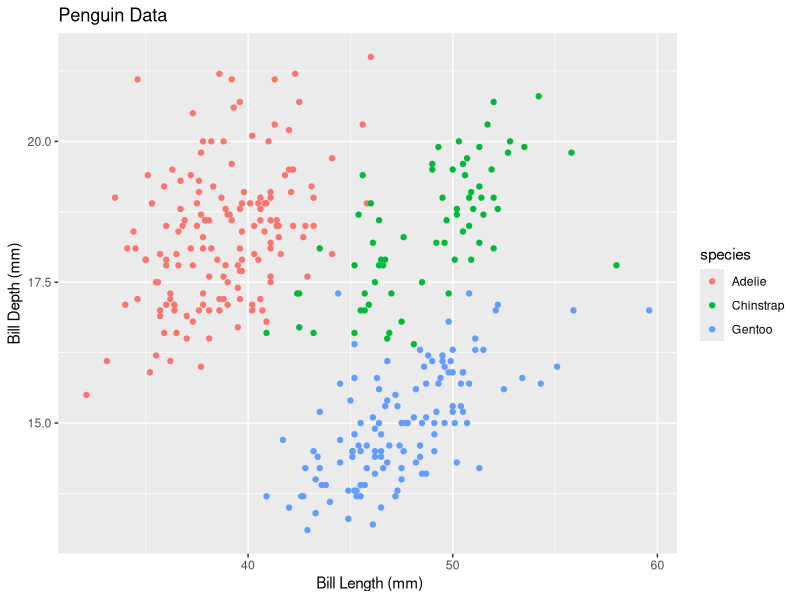
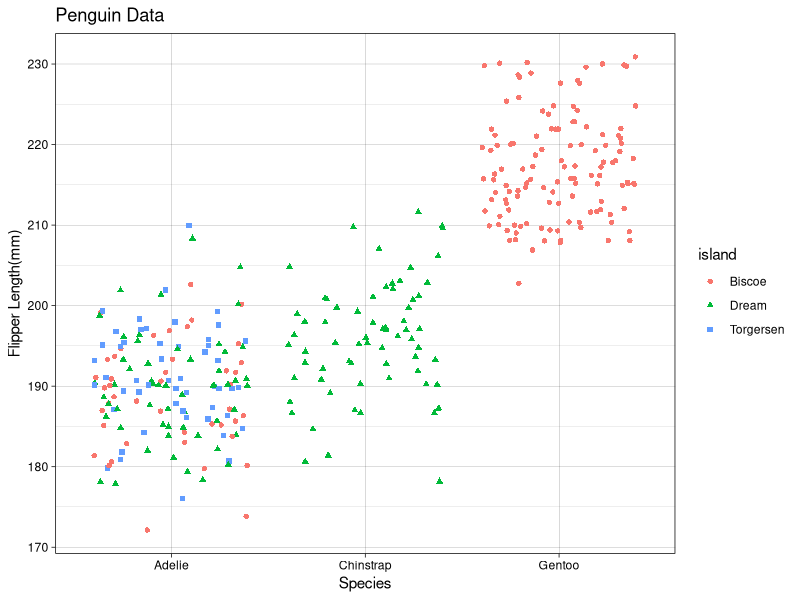

Source code (R) for these figures, in order:
## ---- chunk 1
library(tidyverse)
library(palmerpenguins)
## ---- chunk 2
fx = expression(x^2)

dfdx = D(fx, "x")
dfdx

x <- 3
eval(dfdx)

## ---- chunk 3
Pa = expression(2*(3*a+2)^4-5)

dPda = D(Pa, "a")
dPda

a <- 1.2
eval(dPda)
## ---- chunk 4
ggplot(data.frame(penguins), aes(x = bill_length_mm, y = bill_depth_mm)) +
  labs(title = "Penguin Data", x = " Bill Length (mm)", y= "Bill Depth (mm)")+
  geom_point(aes(color=species))
  

## ---- chunk 5
ggplot(data.frame(penguins), aes(x = species, y = flipper_length_mm)) +
  labs(title = "Penguin Data", x = "Species", y= "Flipper Length(mm)")+
  geom_jitter(aes(shape = island, color = island))+
  theme_linedraw()
